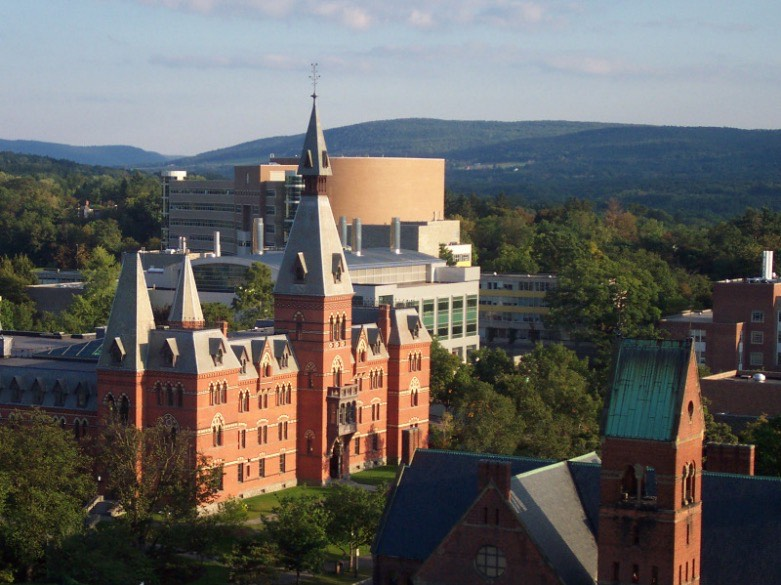
#> input picture Automatic Image Stitching and Transformation/report_images/scene1.JPG, 781 x 585 px, found by its file name
$ python a2.py part2 4 scene2.jpg scene1.jpg scene_output_projective2.jpg 476,243 220,328 449,246 192,332 700,73 442,158 671,363 414,449
#> lines starting #> are read from the running program, lines starting #| are printed output that depends on the picture
import numpy as np
from PIL import Image
from numpy.linalg import inv
import sys
from copy import deepcopy as deepcopy
import cv2
from sklearn.cluster import AgglomerativeClustering

#Code for ORB matches from:https://docs.opencv.org/4.x/dc/dc3/tutorial_py_matcher.html
#From Brute-Force Matching with SIFT Descriptors and Ratio Test(using ORB instead of SIFT in this case)

# [119 lines left out: function image_matching_and_clustering, not called in this run]

"""
Function to find the matching points between two images using ORB Descriptors.
"""
# [33 lines left out: function orb_descriptor, not called in this run]

"""
Function to warp the image using bilinear interpolation and inverse warping.
"""
def warp(image_array, inverse_tm):
    #Reffered the video https://youtu.be/UhGEtSdBwIQ for bilinear interpolation
    dest_image = np.zeros(image_array.shape)
    #iterate over all pixels of the image
    for col in range(len(image_array[0])):
        for row in range(len(image_array)):
            source_pixels = np.dot(inverse_tm, [col, row, 1])
            # find the location in the original image where the new pixels values map.
            if (source_pixels[0] > 0 and source_pixels[1] > 0 and source_pixels[2] > 0) or (
                    source_pixels[0] < 0 and source_pixels[1] < 0 and source_pixels[2] < 0):
                source_x = source_pixels[1] / source_pixels[2]
                source_y = source_pixels[0] / source_pixels[2]
                # find the distances from the neighbouring 4 locations.
                x_ = int(np.floor(source_x))
                y_ = int(np.floor(source_y))
                # print(x_,y_)
                a = source_x - x_
                b = source_y - y_

                #using the below loop to find all the R G B values.
                rgb = [0, 0, 0]
                for i in range(3):
                    # print(i)
                    # perform bilinear interpolation
                    if x_ + 1 < len(image_array) and y_ + 1 < len(image_array[0]):
                        value = (1 - a) * (1 - b) * image_array[x_][y_][i] + (1 - a) * (b) * image_array[x_][y_ + 1][
                            i] + (a) * (1 - b) * image_array[x_ + 1][y_][i] + (a) * (b) * image_array[x_ + 1][y_ + 1][i]
                        rgb[i] = int(value)

                dest_image[row][col] = rgb

    dest_image = dest_image.astype(np.uint8)
    return dest_image

"""
Function to find the transformation matrix between a source and destination image.
"""
def transform(n, dest_img_p1, dest_img_p2, dest_img_p3, dest_img_p4, src_img_p1, src_img_p2, src_img_p3, src_img_p4):

    if n==1:
        # n = 1 --- Translation
        matrix = np.array([[1, 0, abs(dest_img_p1[0] - src_img_p1[0])], [0, 1, abs(dest_img_p1[1] - src_img_p1[1])], [0, 0, 1]])
        return matrix

    if n == 2:
        # [10 lines of commented-out code are left out]
        matrix = np.array([
            [src_img_p1[0], -src_img_p1[1], 1, 0],
            [src_img_p1[1], src_img_p1[0], 0, 1],
            [src_img_p2[0], -src_img_p2[1], 1, 0],
            [src_img_p2[1], src_img_p2[0], 0, 1]
        ])

        mat_b = np.array(
            [[dest_img_p1[0]], [dest_img_p1[1]], [dest_img_p2[0]], [dest_img_p2[1]]])
        x = np.linalg.solve(matrix, mat_b)
        print("x",x)
        # x = np.append(x, [0, 0, 1])
        matrix = np.array([
            [x[0],-x[1],x[2]],
            [x[1],x[0],x[3]],
            [0,0,1]
        ],dtype=float)

        return matrix

    if n == 3:
        #n=3 --- Affine
        matrix = np.array([
            [src_img_p1[0], src_img_p1[1], 1, 0, 0, 0],
            [0, 0, 0, src_img_p1[0], src_img_p1[1], 1],
            [src_img_p2[0], src_img_p2[1], 1, 0, 0, 0],
            [0, 0, 0, src_img_p2[0], src_img_p2[1], 1],
            [src_img_p3[0], src_img_p3[1], 1, 0, 0, 0],
            [0, 0, 0, src_img_p3[0], src_img_p3[1], 1]])

        mat_b = np.array(
            [[dest_img_p1[0]], [dest_img_p1[1]], [dest_img_p2[0]], [dest_img_p2[1]], [dest_img_p3[0]], [dest_img_p3[1]]])
        x = np.linalg.solve(matrix, mat_b)
        x = np.append(x, [0,0,1])
        # print(x)
        # print(x.reshape((3, 3)))
        matrix = x.reshape((3, 3))
        # matrix = np.array([res1, res2, [0, 0, 1]])

        return matrix

    if n == 4:
        #n=4 --- Projective
        matrix = np.array([
            [src_img_p1[0], src_img_p1[1], 1, 0, 0, 0, -dest_img_p1[0] * src_img_p1[0], -dest_img_p1[0] * src_img_p1[1]],
            [0, 0, 0, src_img_p1[0], src_img_p1[1], 1, -dest_img_p1[1] * src_img_p1[0], -dest_img_p1[1] * src_img_p1[1]],
            [src_img_p2[0], src_img_p2[1], 1, 0, 0, 0, -dest_img_p2[0] * src_img_p2[0], -dest_img_p2[0] * src_img_p2[1]],
            [0, 0, 0, src_img_p2[0], src_img_p2[1], 1, -dest_img_p2[1] * src_img_p2[0], -dest_img_p2[1] * src_img_p2[1]],
            [src_img_p3[0], src_img_p3[1], 1, 0, 0, 0, -dest_img_p3[0] * src_img_p3[0], -dest_img_p3[0] * src_img_p3[1]],
            [0, 0, 0, src_img_p3[0], src_img_p3[1], 1, -dest_img_p3[1] * src_img_p3[0], -dest_img_p3[1] * src_img_p3[1]],
            [src_img_p4[0], src_img_p4[1], 1, 0, 0, 0, -dest_img_p4[0] * src_img_p4[0], -dest_img_p4[0] * src_img_p4[1]],
            [0, 0, 0, src_img_p4[0], src_img_p4[1], 1, -dest_img_p4[1] * src_img_p4[0], -dest_img_p4[1] * src_img_p4[1]]])

        mat_b = np.array(
            [[dest_img_p1[0]], [dest_img_p1[1]], [dest_img_p2[0]], [dest_img_p2[1]], [dest_img_p3[0]], [dest_img_p3[1]], [dest_img_p4[0]],
             [dest_img_p4[1]]])

        x = np.linalg.solve(matrix, mat_b)
        x = np.append(x, [1])
        # print(x.reshape((3, 3)))
        matrix = x.reshape((3, 3))

        return matrix

# [103 lines left out: function letsStitch, not called in this run]

    ###########################
    #Referenced code ends here#
    ###########################


if __name__=="__main__":
    if len(sys.argv) < 4:
        print("Insufficient arguments given! Exiting code")
        sys.exit(0)
    part_number = sys.argv[1]
    if part_number == "part1":
        print("starting Part 1:")
        images ={}
        arr=[]
        images_index=0
        for i in range(3,len(sys.argv)-1):
            images[images_index]=cv2.imread(sys.argv[i])
            arr.append(sys.argv[i])
            images_index+=1

        k = int(sys.argv[2])
        image_matching_and_clustering(images,arr,k)


    if part_number == "part2":

        # below are the commmands used for some tests.
        # python a2.py part2 4 scene2.jpg scene1.jpg scene_output_projective2.jpg 476,243 220,328 449,246 192,332 700,73 442,158 671,363 414,449
        # python a2.py part2 4 scene1.jpg scene2.jpg scene_output_projective3.jpg 220,328 476,243 192,332 449,246 442,158 700,73 414,449 671,363
        #part2 4 part2-images\book2.jpg part2-images\book1.jpg try.jpg 141,131 318,256 480,159 534,372 493,630 316,670 64,601 73,473

        print("Starting Part 2:")
        n = int(sys.argv[2])
        src = sys.argv[3]
        dest = sys.argv[4]

        dest_image = Image.open(dest)
#> dest_image is the input picture: PIL image 781x585 RGB; mean R, G, B 100.3, 98.4, 95.7
        dest_image = np.asarray(dest_image)

        src_image = Image.open(src)
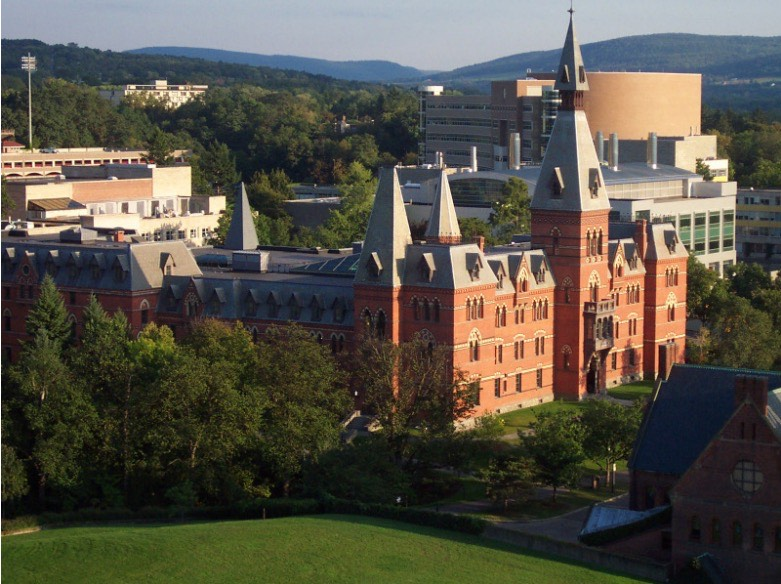
#> input picture Automatic Image Stitching and Transformation/report_images/scene2.JPG, 781 x 584 px, found by its file name
#> src_image is the input picture: PIL image 781x584 RGB; mean R, G, B 86.9, 82.9, 71.9
        src_image = np.asarray(src_image)

        output_image = sys.argv[5]
        src_img_p1 = np.array([ int(i) for i in sys.argv[6].split(",")])
        dest_img_p1 = np.array([int(i) for i in sys.argv[7].split(",")])

        src_img_p2 = np.array([int(i) for i in sys.argv[8].split(",")])
        dest_img_p2 = np.array([ int(i) for i in sys.argv[9].split(",")])

        src_img_p3 = np.array([ int(i) for i in sys.argv[10].split(",")])
        dest_img_p3 = np.array([ int(i) for i in sys.argv[11].split(",")])

        src_img_p4 = np.array([ int(i) for i in sys.argv[12].split(",")])
        dest_img_p4 = np.array([ int(i) for i in sys.argv[13].split(",")])

        matrix = transform(n, dest_img_p1, dest_img_p2, dest_img_p3, dest_img_p4, src_img_p1, src_img_p2, src_img_p3, src_img_p4)
        #printing the transformation matrix obtained.
        print("Transformation matrix\n",matrix)

        inverse_tm = inv(matrix)
        transformed_image = Image.fromarray(warp(src_image, inverse_tm))
#> after the loop in warp, `for col in range(len(image_array[0])):`:
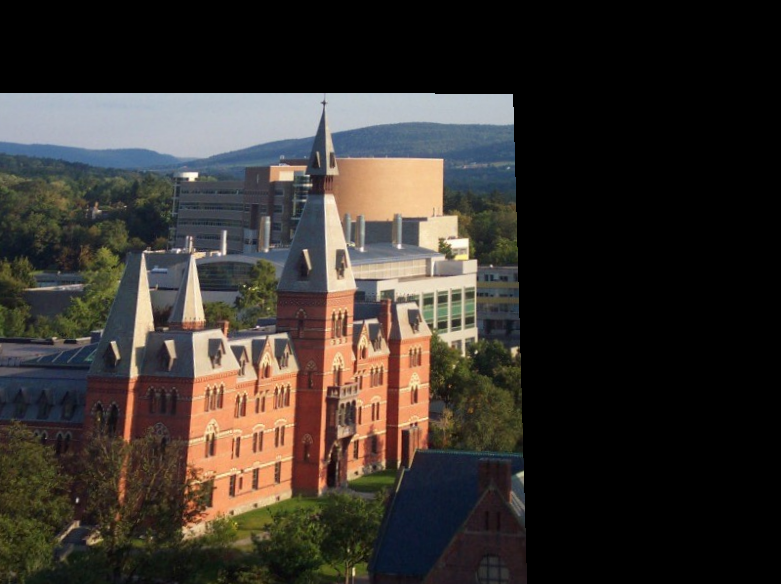
#> dest_image: shape (584, 781, 3) float64; mean R, G, B 56.2, 50.8, 45.9
        transformed_image.save(output_image)


    if part_number == "part3":
        """

        Commands for different images pairs

        1. python a2.py part3 part3-test/scene1.jpg part3-test/scene2.jpg op.jpg
        2. python a2.py part3 part3-test/building2.jpg part3-test/building1.jpg op.jpg
        3. python a2.py part3 part3-test/parking1.jpg part3-test/parking2.jpg op.jpg
        4. python a2.py part3 part3-test/coffee2.jpg part3-test/coffee1.jpg op.jpg
        5. python a2.py part3 part3-test/chips_ahoy2.jpg part3-test/chips_ahoy1.jpg op.jpg
        6. python a2.py part3 part3-test/house1.jpg part3-test/house2.jpg op.jpg
        7. python a2.py part3 part3-test/lap1.jpg part3-test/lap2.jpg op.jpg


        """
        print("Starting Part 3:")

        # part3 scene1.jpg scene2.jpg
        image_name1 = sys.argv[2]
        image_name2 = sys.argv[3]

        image1 = Image.open(image_name1)
        image1 = np.asarray(image1)

        image2 = Image.open(image_name2)
        image2 = np.asarray(image2)

        # call the orb descriptor function to get the orb descriptors and point correspodences.
        points_image1, points_image2 = orb_descriptor(image1,image2)
        #print("final_points",points_image1,points_image2)
        print("length of final_points",len(points_image2))

        """
        RANSAC:
        Following links were reffered to write the RANSAC for Image homography calculation.
        https://stackoverflow.com/questions/71282441/im-working-on-image-stitching-i-cant-figure-this-error-out-in-homography-usin
        https://file.scirp.org/Html/40004.html
        https://cs.stackexchange.com/questions/70434/how-is-ransac-used-to-estimate-a-homography-given-the-descriptors-of-both-images
        """
        s = 4 # number of samples or point correspondences for homography.
        max_inliers = 0
        best_points = []
        best_transformation = None
        for i in range(10000):
            inliers = 0
            sample_indices = list(np.random.randint(0, len(points_image1), s))
            # print(sample_indices)
            # print(points_image1[sample_indices[0]])
            img1_p1, img1_p2, img1_p3, img1_p4 = [points_image1[i] for i in sample_indices]
            img2_p1, img2_p2, img2_p3, img2_p4 = [points_image2[i] for i in sample_indices]

            try:
                # find the projective trasformation
                matrix = transform(4, img2_p1, img2_p2, img2_p3, img2_p4, img1_p1, img1_p2, img1_p3, img1_p4)
            except:
                print("singular matrix. \n------ skipping-------\n")
                continue

            # finding the number of inliers for the above projective transformation
            for i in range(len(points_image1)):
                pt1 = np.array([points_image1[i][0], points_image1[i][1], 1])
                pt_ = np.dot(matrix, pt1)
                pt_ = pt_ / pt_[2]
                # print(pt_)

                pt2 = np.array([points_image2[i][0], points_image2[i][1], 1])
                # find euclidean distance between the transformed point and the actual point from the descriptor
                # print("dist",np.sqrt(np.sum(np.square(pt_-pt2))))
                if np.sqrt(np.sum(np.square(pt_ - pt2))) < 0.75:
                    inliers += 1
            print(inliers)
            if inliers > max_inliers:
                print("------here------!!!!!!!!!!!!!!!")
                best_transformation = deepcopy(matrix)
                max_inliers = inliers
        """End of reffered code"""
        print(max_inliers)
        print(best_transformation)

        inverse_tm = inv(matrix)
        transformed_image = Image.fromarray(warp(image1, inverse_tm))
        #transformed_image.save("lets-see.jpg")

        #We need the best transformation matrix and the inv transformation matrix.
        stitched_img=letsStitch(image1,image2,best_transformation,inverse_tm)
        cv2.imwrite(sys.argv[4], stitched_img)
